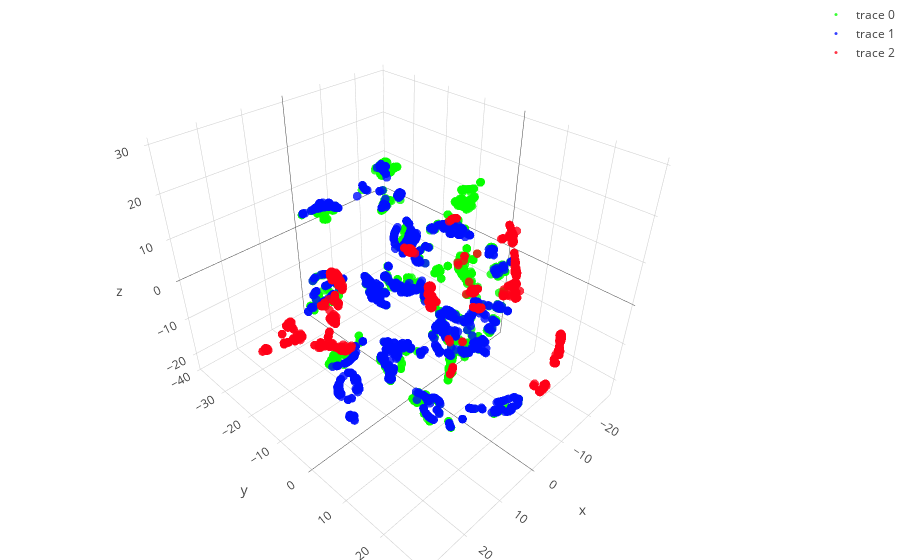

Source (notebook cell):
### Code cell
draw3dFrame(a, X_embedded, 'saiu')

### Figure 1 — Plotly figure (JSON) as saved in the notebook; plotly's stock layout.template omitted (floating-point values rounded to 4 significant figures; data arrays with more than 128 entries replaced by an {"elided": "..."} marker saying what was removed)
{"data": [{"marker": {"color": "rgb(7,255,0)", "opacity": 0.8, "size": 3}, "mode": "markers", "type": "scatter3d", "uid": "25809c87-40a3-4618-85cb-847c34e61a2f", "x": {"elided": "1308 float values"}, "y": {"elided": "1308 float values"}, "z": {"elided": "1308 float values"}}, {"marker": {"color": "rgb(0,15,255)", "opacity": 0.8, "size": 3}, "mode": "markers", "type": "scatter3d", "uid": "b841ccb6-a228-4b60-a4b6-105de7b43c57", "x": {"elided": "1529 float values"}, "y": {"elided": "1529 float values"}, "z": {"elided": "1529 float values"}}, {"marker": {"color": "rgb(255,0,23)", "opacity": 0.8, "size": 3}, "mode": "markers", "type": "scatter3d", "uid": "0cf1493a-2421-4b1c-b145-47cc30b7a772", "x": {"elided": "803 float values"}, "y": {"elided": "803 float values"}, "z": {"elided": "803 float values"}}], "layout": {"margin": {"b": 0, "l": 0, "r": 0, "t": 0}}}
